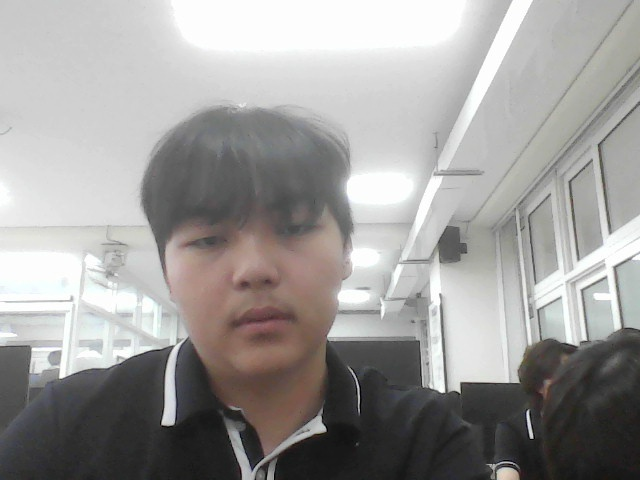
#> input picture App_Build/picture/409_218_1780881631.jpg, 640 x 480 px; its folder holds only this picture in this run
$ python -i detector.py   (imports and definitions only)
#> lines starting #> are read from the running program, lines starting #| are printed output that depends on the picture; after the words box and inside, x2 and y2 are one past the last pixel; in counts of white or black regions, pixels touching at a corner belong together
#> further down, picture is the input picture: shape (480, 640, 3); mean B, G, R 154, 155.5, 157.4
import cv2
import os
import threading
import numpy as np
import time

import state

# 학습 영역: 640x480 프레임 중앙 300x300
_DEFAULT_LEARN_ZONE = (170, 90, 300, 300)   # (x, y, w, h)

# ── 헬퍼: 피부색 마스크 (YCrCb — 조명 변화에 강함) ──────
def _skin_mask(img):
    """피부색 픽셀 = 255, 그 외 = 0. 손을 제거하기 위해 사용."""
    ycrcb = cv2.cvtColor(img, cv2.COLOR_BGR2YCrCb)
    mask = cv2.inRange(ycrcb, np.array((0, 133, 77), dtype=np.uint8), np.array((255, 173, 127), dtype=np.uint8))
    kernel = cv2.getStructuringElement(cv2.MORPH_ELLIPSE, (9, 9))
    return cv2.dilate(mask, kernel, iterations=2)   # 여유 있게 확장

# ── 헬퍼: 프레임 차분 모션 마스크 ────────────────────────
# [8 lines left out: function _motion_mask, not called in this run]

# ── 칼만 필터 ────────────────────────────────────────────
class KalmanTracker:
    def __init__(self):
        self.kf = cv2.KalmanFilter(4, 2)
        self.kf.measurementMatrix = np.array([
            [1, 0, 0, 0], [0, 1, 0, 0]], np.float32)
        self.kf.transitionMatrix = np.array([
            [1, 0, 1, 0], [0, 1, 0, 1],
            [0, 0, 1, 0], [0, 0, 0, 1]], np.float32)
        self.kf.processNoiseCov     = np.eye(4, dtype=np.float32) * 5.0
        self.kf.measurementNoiseCov = np.eye(2, dtype=np.float32) * 1.0
        self.kf.errorCovPost        = np.eye(4, dtype=np.float32) * 10.0
        self.initialized = False
        self.lost = 0
        self.MAX_LOST = 20

    # [20 lines left out: functions update, predict_next, not called in this run]

    def reset(self):
        self.initialized = False
        self.lost = 0

# ── CSRT 트래커 (최신 AI 트래커) ──────────────────────────
class CSRTTracker:
    def __init__(self):
        self.tracker = None
        self.active = False
        self.learning = False
        self.learn_zone: tuple[int,int,int,int] = (170, 90, 300, 300)  # (x,y,w,h)
        self.template = None
        self._start: float = 0.0
        self.load_saved_data()

    # [4 lines left out: function progress, not called in this run]

    def load_saved_data(self):
        import os
        folder = "learning_data"
        zone_path = os.path.join(folder, "learn_zone.txt")
        if os.path.exists(zone_path):
            try:
                with open(zone_path, "r") as f:
                    coords = [int(v) for v in f.read().strip().split(",")]
                    if len(coords) == 4:
                        self.learn_zone = (coords[0], coords[1], coords[2], coords[3])
            except Exception as e:
                pass

    # [83 lines left out: function start_learning, not called in this run]

    def process_frame(self, frame, prev_frame=None):
        pass

    def _finish(self):
        pass

    # [94 lines left out: functions _save_thumbnail, track, reset, not called in this run]

# ── Hough Circle 폴백 (흰 공 등 원형 물체) ────────────────
class CircleDetector:
    """ORB 실패 시 폴백. 형태만 보므로 흰 공 ↔ 흰 배경도 감지 가능."""

    def detect(self, frame, motion=None):
        gray = cv2.cvtColor(frame, cv2.COLOR_BGR2GRAY)
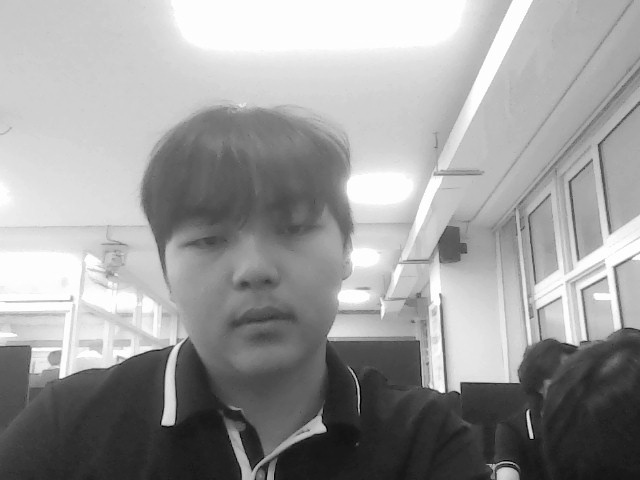
#> gray: shape (480, 640); min 0, max 255, mean 155.9

        # 모션 영역만 사용 (배경 원형 노이즈 방지)
        search = gray
        if motion is not None and cv2.countNonZero(motion) > 200:
            search = cv2.bitwise_and(gray, gray, mask=motion)

        blurred = cv2.GaussianBlur(search, (9, 9), 2)

        circles = cv2.HoughCircles(
            blurred,
            cv2.HOUGH_GRADIENT,
            dp=1, minDist=40,
            param1=60, param2=18,
            minRadius=12, maxRadius=130,
        )
#> circles = 56 rows, first 8: [248.5, 228.5, 126.1], [471.5, 275.5, 106.3], [635.5, 224.5, 103], [507.5, 315.5, 79.7], [508.5, 231.5, 93.1], [572.5, 322.5, 52.7], [541.5, 176.5, 101.8], [223.5, 192.5, 82.4]
        if circles is None:
            return None

        circles = np.round(circles[0]).astype(int)
#> circles = 56 rows, first 8: [248, 228, 126], [472, 276, 106], [636, 224, 103], [508, 316, 80], [508, 232, 93], [572, 322, 53], [542, 176, 102], [224, 192, 82]

        # 피부색 중심 원 제외 (손가락 끝 등)
        skin = _skin_mask(frame)
#> in _skin_mask, `ycrcb = cv2.cvtColor(img, cv2.COLOR_BGR2YCrCb)`: ycrcb: shape (480, 640, 3); mean of channels 0, 1, 2 155.9, 129, 126.9
#> in _skin_mask, `mask = cv2.inRange(ycrcb, np.array((0, 133, 77), dtype=np.uint8), np.a..`:
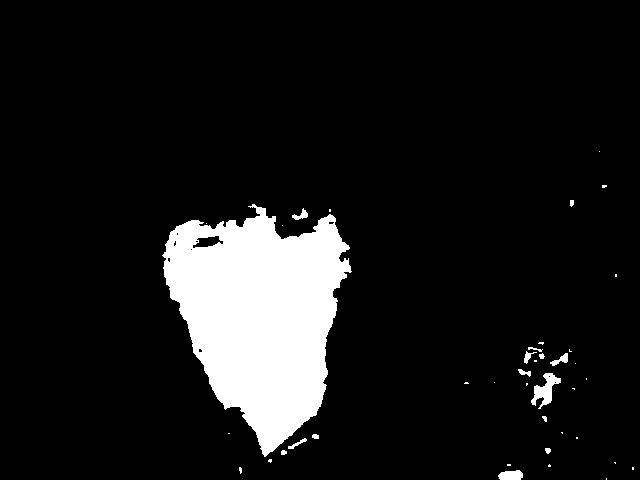
#> mask: shape (480, 640); 9.9% white; 40 white regions (25 under 20 px), largest, box (x1, y1, x2, y2) and area: (162, 204, 352, 457) 29083, (531, 373, 561, 409) 470, (498, 470, 523, 480) 205
#> in _skin_mask, `return cv2.dilate(mask, kernel, iterations=2)`:
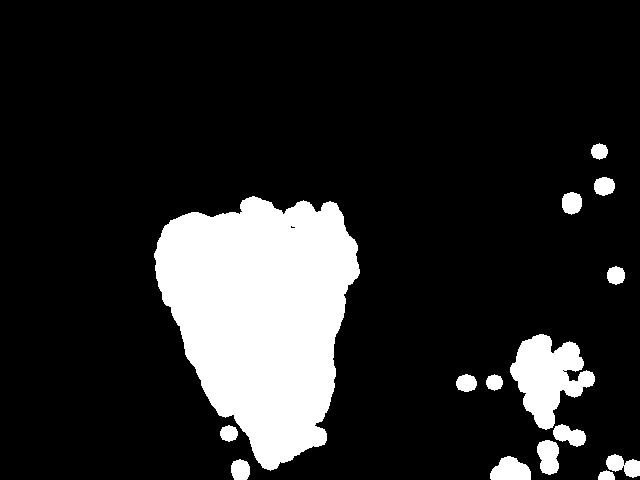
#> returned value: shape (480, 640); 15.3% white; 15 white regions, largest, box (x1, y1, x2, y2) and area: (154, 196, 360, 471) 37742, (510, 334, 595, 430) 4479, (490, 456, 531, 480) 729
        best = None
        best_r = 0
        for cx, cy, r in circles:
            if 0 <= cy < frame.shape[0] and 0 <= cx < frame.shape[1]:
                if skin[cy, cx]:      # 중심이 피부색 → 손 가능성, 스킵
                    continue
                if r > best_r:
                    best_r = r
                    best = (cx, cy, r)
#> this loop made 56 passes
#> (cx, cy, r, best_r) on passes 2, 13, 17: (472, 276, 106, 106), (498, 190, 109, 109), (294, 190, 125, 125)
#> after the loop, best_r = 125

        if best is None:
            return None

        cx, cy, r = best
#> cx = 294; cy = 190; r = 125
        return {
            "cx": int(cx), "cy": int(cy),
            "x": int(cx - r), "y": int(cy - r),
            "w": int(2 * r), "h": int(2 * r),
            "predicted": False,
            "detector": "hough",
        }

# ── 모듈 인스턴스 ────────────────────────────────────────
_csrt   = CSRTTracker()
_circle = CircleDetector()
_kalman = KalmanTracker()
_thread = None

def get_learning_progress():
    return _csrt.progress

# [99 lines left out: functions reset_tracker, _run, start, not called in this run]

def set_learn_zone(x, y, w, h):
    _csrt.learn_zone = (int(x), int(y), int(w), int(h))

def get_learn_zone():
    return getattr(_csrt, 'learn_zone', _DEFAULT_LEARN_ZONE)

# [6 lines left out: function start_learning, not called in this run]

>>> import cv2
>>> picture = cv2.imread('App_Build/picture/409_218_1780881631.jpg')
>>> result = CircleDetector().detect(picture)
#> result = {'cx': 294, 'cy': 190, 'x': 169, 'y': 65, 'w': 250, 'h': 250, 'predicted': False, 'detector': 'hough'}
